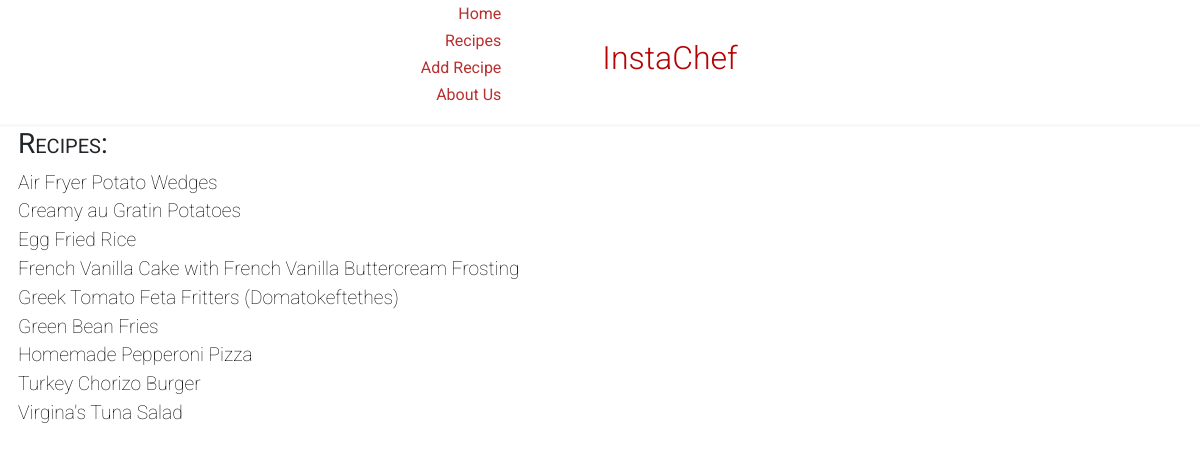
Page /recipes on the committed database.
### main/models.py (models this page shows, shortened)
class Meal(models.Model):
    mealName = models.CharField(max_length=50)
    timeToCook = models.CharField(max_length=20)
    course = models.CharField(max_length = 20)
    steps = models.TextField()
    method = models.ManyToManyField(Ingredient, through="Method")

### main/views.py (the view)
# urls.py: path("recipes", views.recipeSelection, name="recipes"),
def recipeSelection(response):
    myMeal = Meal.objects.all().order_by("mealName")
    return render(response, "main/recipies.html", {"meals":myMeal})

### main/templates/main/recipies.html (shortened to what this page needs)
{% extends "main/base.html" %}
{% block head %}
<link href='https://css.gg/search.css' rel='stylesheet'>
{% load static %}
<link rel="stylesheet" href={% static "main/selectionstyle.css" %}>
{% endblock %}
{% block content %}
<div class = "recipe-selection-container">
    <h3>Recipes:</h3>
    <ul>
        {% for recipe in meals %}
            <li class="the-recipe"><a href={% url "recipe" recipe.id %}>{{recipe.mealName}}</a></li>
        {% endfor %}
    </ul>
</div>
{% endblock %}

### static/main/index.css (style rules this page uses)
* { margin: 0; }
h3 { font-weight: 400; font-variant: small-caps; }

### static/main/selectionstyle.css (style rules this page uses)
.recipe-selection-container > ul { list-style-type: none; padding: 0; margin: 0; }
.recipe-selection-container a { text-decoration: none; color: black; font-weight: 100; margin-bottom: 10px; font-size:larger; }

### main/templates/main/base.html (style rules this page uses)
body { font-family: 'Roboto', sans-serif; }

### rows in the picture
Meal: mealName "Air Fryer Potato Wedges"
Meal: mealName "Creamy au Gratin Potatoes"
Meal: mealName "Egg Fried Rice"
Meal: mealName "French Vanilla Cake with French Vanilla Buttercream Frosting"
Meal: mealName "Greek Tomato Feta Fritters (Domatokeftethes)"
Meal: mealName "Green Bean Fries"
Meal: mealName "Homemade Pepperoni Pizza"
Meal: mealName "Turkey Chorizo Burger"
Meal: mealName "Virgina's Tuna Salad"
